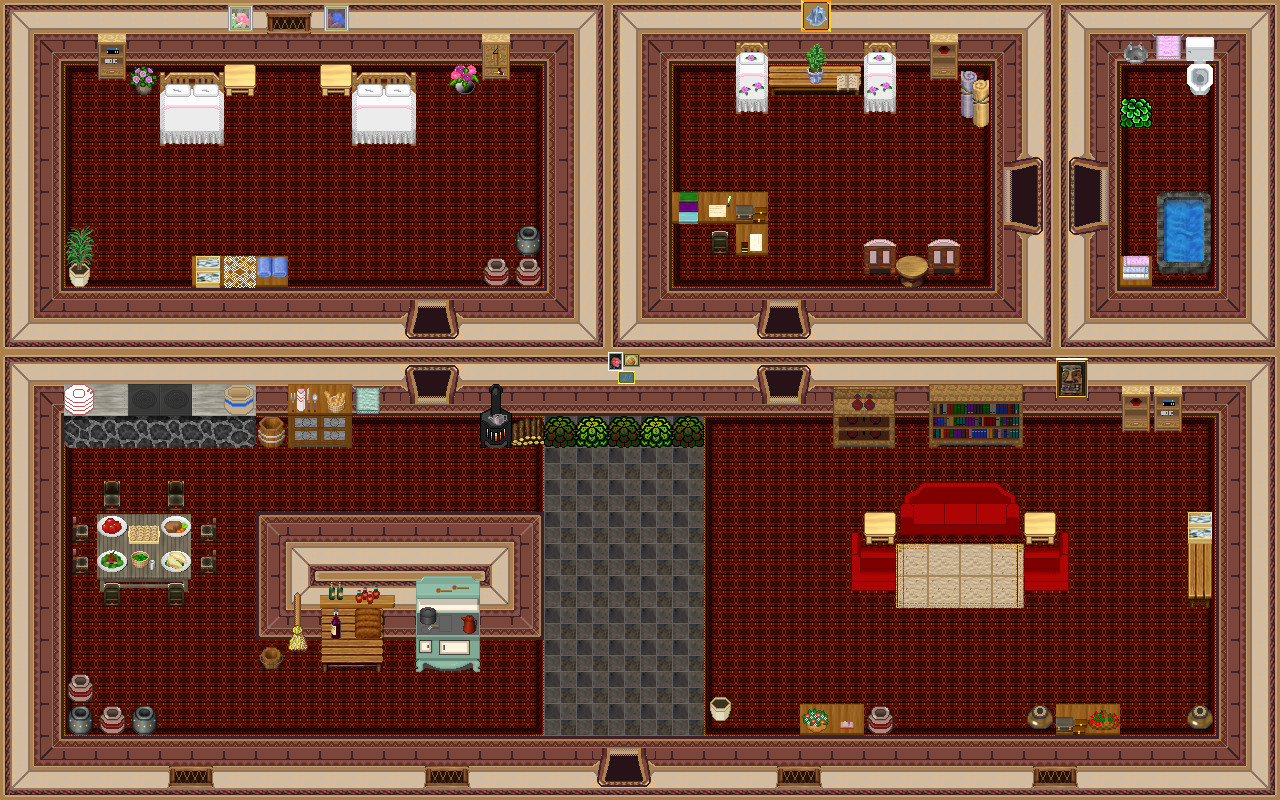

A 2D game scene composited from a Tiled map and its tileset images. What follows is a short description and the map's XML, with each tile layer's data collapsed to a summary:
An orthogonal 40x25 tile map with 32x32 px tiles, 4 tile layers (0_floor, 1_terrain, 2_object, 3_roof), 3 hidden layers not drawn, 64 tilesets.

<map version="1.0" tiledversion="1.1.3" orientation="orthogonal" renderorder="right-down" width="40" height="25" tilewidth="32" tileheight="32" infinite="0" nextobjectid="1">
 <tileset firstgid="1" name="floor oriental tile" tilewidth="32" tileheight="32" tilecount="1" columns="1">
  <image source="../../tileset/ground/indoor/oriental_tan_tile.png" width="32" height="32" />
 </tileset>
 <tileset firstgid="2" name="wall red" tilewidth="32" tileheight="32" tilecount="16" columns="4">
  <image source="../../tileset/building/wall/int_wall_dark_red.png" width="128" height="128" />
 </tileset>
 <tileset firstgid="18" name="int red wall" tilewidth="32" tileheight="32" tilecount="16" columns="4">
  <image source="../../tileset/building/wall/int_wall_dark_red_corners.png" width="128" height="128" />
 </tileset>
 <tileset firstgid="34" name="int red wall corners" tilewidth="32" tileheight="32" tilecount="8" columns="2">
  <image source="../../tileset/building/wall/int_wall_dark_red_corners_2.png" width="64" height="128" />
 </tileset>
 <tileset firstgid="42" name="windows" tilewidth="32" tileheight="32" tilecount="16" columns="4">
  <image source="../../tileset/building/window/int_windows_dark_red.png" width="128" height="128" />
 </tileset>
 <tileset firstgid="58" name="dark red ns" tilewidth="32" tileheight="32" tilecount="12" columns="3">
  <image source="../../tileset/building/entrance/dark_red_ns.png" width="96" height="128" />
 </tileset>
 <tileset firstgid="70" name="brush" tilewidth="32" tileheight="32" tilecount="3" columns="1">
  <image source="../../tileset/item/brush.png" width="32" height="96" />
 </tileset>
 <tileset firstgid="73" name="red wine" tilewidth="32" tileheight="32" tilecount="4" columns="2">
  <image source="../../tileset/item/drink/red_wine.png" width="64" height="64" />
 </tileset>
 <tileset firstgid="77" name="food meals 1" tilewidth="32" tileheight="32" tilecount="2" columns="2">
  <image source="../../tileset/item/food/meals_1.png" width="64" height="32" />
 </tileset>
 <tileset firstgid="79" name="food meals 2" tilewidth="32" tileheight="32" tilecount="2" columns="1">
  <image source="../../tileset/item/food/meals_2.png" width="32" height="64" />
 </tileset>
 <tileset firstgid="81" name="pot burgundy" tilewidth="32" tileheight="32" tilecount="1" columns="1">
  <image source="../../tileset/item/pot/pot_burgundy.png" width="32" height="32" />
 </tileset>
 <tileset firstgid="82" name="pot grey" tilewidth="32" tileheight="32" tilecount="1" columns="1">
  <image source="../../tileset/item/pot/pot_grey.png" width="32" height="32" />
 </tileset>
 <tileset firstgid="83" name="pot on stone" tilewidth="32" tileheight="32" tilecount="1" columns="1">
  <image source="../../tileset/item/pot/pot_on_stone.png" width="32" height="32" />
 </tileset>
 <tileset firstgid="84" name="carpets rug border" tilewidth="32" tileheight="32" tilecount="9" columns="3">
  <image source="../../tileset/furniture/carpet/rug_border.png" width="96" height="96" />
 </tileset>
 <tileset firstgid="93" name="sofa red" tilewidth="32" tileheight="32" tilecount="6" columns="3">
  <image source="../../tileset/furniture/chair/sofa_red.png" width="96" height="64" />
 </tileset>
 <tileset firstgid="99" name="dishes" tilewidth="32" tileheight="32" tilecount="6" columns="2">
  <image source="../../tileset/furniture/crockery/dishes.png" width="64" height="96" />
 </tileset>
 <tileset firstgid="105" name="dishes knife spoon" tilewidth="32" tileheight="32" tilecount="1" columns="1">
  <image source="../../tileset/furniture/crockery/knife_spoon.png" width="32" height="32" />
 </tileset>
 <tileset firstgid="106" name="pie safe" tilewidth="32" tileheight="32" tilecount="4" columns="2">
  <image source="../../tileset/furniture/kitchen/pie_safe.png" width="64" height="64" />
 </tileset>
 <tileset firstgid="110" name="stove" tilewidth="32" tileheight="32" tilecount="6" columns="2">
  <image source="../../tileset/furniture/kitchen/stove.png" width="64" height="96" />
 </tileset>
 <tileset firstgid="116" name="door" tilewidth="32" tileheight="32" tilecount="6" columns="3">
  <image source="../../tileset/building/door/door.png" width="96" height="64" />
 </tileset>
 <tileset firstgid="122" name="bench ns" tilewidth="32" tileheight="32" tilecount="3" columns="1">
  <image source="../../tileset/furniture/table/long_front_on.png" width="32" height="96" />
 </tileset>
 <tileset firstgid="125" name="stone grey" tilewidth="32" tileheight="32" tilecount="12" columns="3">
  <image source="../../tileset/building/wall/stone_grey.png" width="96" height="128" />
 </tileset>
 <tileset firstgid="137" name="shelfs" tilewidth="32" tileheight="32" tilecount="12" columns="3">
  <image source="../../tileset/furniture/shelve/pale_book_bottle_shelf.png" width="96" height="128" />
 </tileset>
 <tileset firstgid="149" name="sink" tilewidth="32" tileheight="32" tilecount="6" columns="2">
  <image source="../../tileset/furniture/sink/dark_front_on.png" width="64" height="96" />
 </tileset>
 <tileset firstgid="155" name="table wooden rectangular" tilewidth="32" tileheight="32" tilecount="9" columns="3">
  <image source="../../tileset/furniture/table/wooden_rectangular.png" width="96" height="96" />
 </tileset>
 <tileset firstgid="164" name="table square pale" tilewidth="32" tileheight="32" tilecount="1" columns="1">
  <image source="../../tileset/furniture/table/square_pale.png" width="32" height="32" />
 </tileset>
 <tileset firstgid="165" name="table with hob pale" tilewidth="32" tileheight="32" tilecount="3" columns="3">
  <image source="../../tileset/furniture/table/table_with_hob_pale.png" width="96" height="32" />
 </tileset>
 <tileset firstgid="168" name="flower baskets" tilewidth="32" tileheight="32" tilecount="3" columns="1">
  <image source="../../tileset/plant/indoor/flower_baskets.png" width="32" height="96" />
 </tileset>
 <tileset firstgid="171" name="book" tilewidth="32" tileheight="32" tilecount="4" columns="2">
  <image source="../../tileset/item/documents/book.png" width="64" height="64" />
 </tileset>
 <tileset firstgid="175" name="flower vase" tilewidth="32" tileheight="32" tilecount="3" columns="3">
  <image source="../../tileset/plant/indoor/flower_vase.png" width="96" height="32" />
 </tileset>
 <tileset firstgid="178" name="flowering plant" tilewidth="32" tileheight="32" tilecount="2" columns="2">
  <image source="../../tileset/plant/indoor/flowering_plant.png" width="64" height="32" />
 </tileset>
 <tileset firstgid="180" name="oriental plant" tilewidth="32" tileheight="32" tilecount="2" columns="1">
  <image source="../../tileset/plant/indoor/oriental_plant.png" width="32" height="64" />
 </tileset>
 <tileset firstgid="182" name="plant pot 1" tilewidth="32" tileheight="32" tilecount="12" columns="6">
  <image source="../../tileset/plant/indoor/pot_plant_1.png" width="192" height="64" />
 </tileset>
 <tileset firstgid="194" name="bench" tilewidth="32" tileheight="32" tilecount="3" columns="3">
  <image source="../../tileset/furniture/table/bench.png" width="96" height="32" />
 </tileset>
 <tileset firstgid="197" name="logic/collision" tilewidth="32" tileheight="32" tilecount="1" columns="1">
  <image source="../../tileset/logic/collision.png" width="32" height="32" />
 </tileset>
 <tileset firstgid="198" name="hosta" tilewidth="32" tileheight="32" tilecount="9" columns="3">
  <image source="../../tileset/plant/bush/hosta.png" width="96" height="96" />
 </tileset>
 <tileset firstgid="207" name="lace" tilewidth="32" tileheight="32" tilecount="2" columns="2">
  <image source="../../tileset/item/textile/lace.png" width="64" height="32" />
 </tileset>
 <tileset firstgid="209" name="towels" tilewidth="32" tileheight="32" tilecount="6" columns="6">
  <image source="../../tileset/item/textile/towels.png" width="192" height="32" />
 </tileset>
 <tileset firstgid="215" name="warmer" tilewidth="32" tileheight="32" tilecount="2" columns="1">
  <image source="../../tileset/furniture/kitchen/warmer.png" width="32" height="64" />
 </tileset>
 <tileset firstgid="217" name="barrel" tilewidth="32" tileheight="32" tilecount="2" columns="1">
  <image source="../../tileset/item/pot/barrel.png" width="32" height="64" />
 </tileset>
 <tileset firstgid="219" name="table wooden" tilewidth="32" tileheight="32" tilecount="1" columns="1">
  <image source="../../tileset/furniture/table/wooden.png" width="32" height="32" />
 </tileset>
 <tileset firstgid="220" name="shelfs 3" tilewidth="32" tileheight="32" tilecount="6" columns="3">
  <image source="../../tileset/furniture/shelve/bright_bookshelf_and_cupboard.png" width="96" height="64" />
 </tileset>
 <tileset firstgid="226" name="armchair red" tilewidth="32" tileheight="32" tilecount="28" columns="4">
  <image source="../../tileset/furniture/chair/armchair_red.png" width="128" height="224" />
 </tileset>
 <tileset firstgid="254" name="chairs 4 green gray" tilewidth="32" tileheight="32" tilecount="4" columns="2">
  <image source="../../tileset/furniture/chair/greenish_grey.png" width="64" height="64" />
 </tileset>
 <tileset firstgid="258" name="sofa chair pink" tilewidth="32" tileheight="32" tilecount="12" columns="3">
  <image source="../../tileset/furniture/chair/sofa_chair_pink.png" width="96" height="128" />
 </tileset>
 <tileset firstgid="270" name="oil paintings" tilewidth="32" tileheight="32" tilecount="16" columns="4">
  <image source="../../tileset/furniture/picture/oil_paintings.png" width="128" height="128" />
 </tileset>
 <tileset firstgid="286" name="floor tiles" tilewidth="32" tileheight="32" tilecount="9" columns="3">
  <image source="../../tileset/ground/indoor/floor_tiles.png" width="96" height="96" />
 </tileset>
 <tileset firstgid="295" name="red carpet" tilewidth="32" tileheight="32" tilecount="9" columns="3">
  <image source="../../tileset/furniture/carpet/dark_red.png" width="96" height="96" />
 </tileset>
 <tileset firstgid="304" name="bathroom basin" tilewidth="32" tileheight="32" tilecount="3" columns="3">
  <image source="../../tileset/furniture/bathroom/basin.png" width="96" height="32" />
 </tileset>
 <tileset firstgid="307" name="bathroom toilet" tilewidth="32" tileheight="32" tilecount="6" columns="3">
  <image source="../../tileset/furniture/bathroom/toilet.png" width="96" height="64" />
 </tileset>
 <tileset firstgid="313" name="bottles and cups" tilewidth="32" tileheight="32" tilecount="16" columns="4">
  <image source="../../tileset/item/drink/bottles_and_cups.png" width="128" height="128" />
 </tileset>
 <tileset firstgid="329" name="bread" tilewidth="32" tileheight="32" tilecount="4" columns="4">
  <image source="../../tileset/item/food/bread.png" width="128" height="32" />
 </tileset>
 <tileset firstgid="333" name="blankets" tilewidth="32" tileheight="32" tilecount="12" columns="3">
  <image source="../../tileset/item/textile/blankets.png" width="96" height="128" />
 </tileset>
 <tileset firstgid="345" name="books" tilewidth="32" tileheight="32" tilecount="4" columns="2">
  <image source="../../tileset/item/documents/books.png" width="64" height="64" />
 </tileset>
 <tileset firstgid="349" name="boxes" tilewidth="32" tileheight="32" tilecount="4" columns="2">
  <image source="../../tileset/item/boxes.png" width="64" height="64" />
 </tileset>
 <tileset firstgid="353" name="table gray plain" tilewidth="32" tileheight="32" tilecount="9" columns="3">
  <image source="../../tileset/furniture/table/grey_plain.png" width="96" height="96" />
 </tileset>
 <tileset firstgid="362" name="details" tilewidth="32" tileheight="32" tilecount="12" columns="3">
  <image source="../../tileset/building/entrance/dark_red_ns_detail.png" width="96" height="128" />
 </tileset>
 <tileset firstgid="374" name="logic/item/sheepfood" tilewidth="32" tileheight="32" tilecount="1" columns="1">
  <image source="../../tileset/logic/item/sheepfood.png" width="32" height="32" />
 </tileset>
 <tileset firstgid="375" name="building/entrance/dark_red_ew_wide" tilewidth="32" tileheight="32" tilecount="16" columns="4">
  <image source="../../tileset/building/entrance/dark_red_ew_wide.png" width="128" height="128" />
 </tileset>
 <tileset firstgid="391" name="building/entrance/dark_red_ew_wide_details" tilewidth="32" tileheight="32" tilecount="16" columns="4">
  <image source="../../tileset/building/entrance/dark_red_ew_wide_details.png" width="128" height="128" />
 </tileset>
 <tileset firstgid="407" name="mtpot" tilewidth="32" tileheight="32" tilecount="3" columns="1">
  <image source="../../tileset/item/pot/empty_pot.png" width="32" height="96" />
 </tileset>
 <tileset firstgid="410" name="double_white_pink" tilewidth="32" tileheight="32" tilecount="18" columns="6">
  <image source="../../tileset/furniture/bed/double_white_pink.png" width="192" height="96" />
 </tileset>
 <tileset firstgid="428" name="single_pink_roses" tilewidth="32" tileheight="32" tilecount="9" columns="3">
  <image source="../../tileset/furniture/bed/single_pink_roses.png" width="96" height="96" />
 </tileset>
 <tileset firstgid="437" name="item/firewood" tilewidth="32" tileheight="32" tilecount="12" columns="3">
  <image source="../../tileset/item/firewood.png" width="96" height="128" />
 </tileset>
 <layer name="0_floor" width="40" height="25">
  <data>[1000 cells, 1000 non-empty, 16 distinct tile ids]</data>
 </layer>
 <layer name="1_terrain" width="40" height="25">
  <data>[1000 cells, 608 non-empty, 141 distinct tile ids]</data>
 </layer>
 <layer name="2_object" width="40" height="25">
  <data>[1000 cells, 87 non-empty, 67 distinct tile ids]</data>
 </layer>
 <layer name="3_roof" width="40" height="25">
  <data>[1000 cells, 40 non-empty, 27 distinct tile ids]</data>
 </layer>
 <layer name="objects" width="40" height="25" visible="0">
  <data>[1000 cells, 2 non-empty, 1 distinct tile ids]</data>
 </layer>
 <layer name="collision" width="40" height="25" visible="0" opacity="0.35">
  <data>[1000 cells, 555 non-empty, 1 distinct tile ids]</data>
 </layer>
 <layer name="protection" width="40" height="25" visible="0">
  <data>[1000 cells, 0 non-empty, 0 distinct tile ids]</data>
 </layer>
</map>
